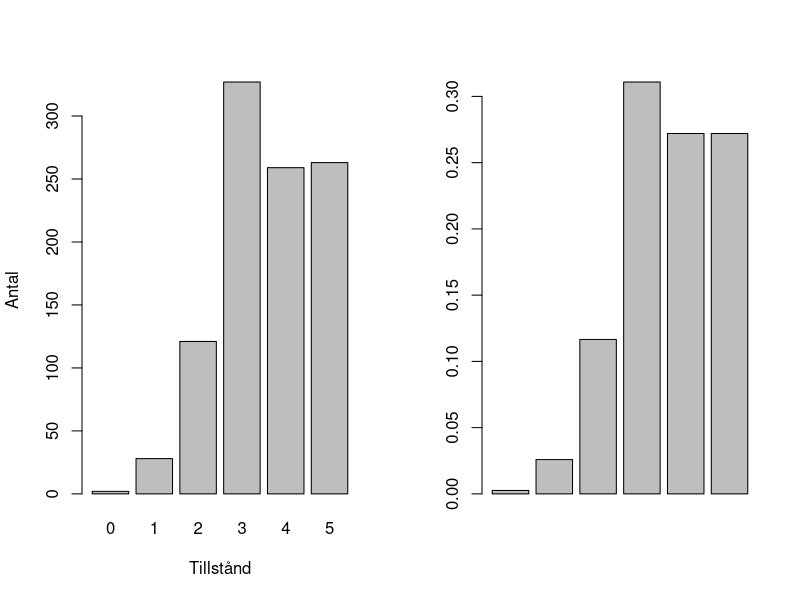

The R source for this figure:
## ---- chunk 1
set.seed(950914) #Global seed för att kunna replikera labbens resultat
## ---- chunk 2
tm <- matrix(c(
  0.0, 0.0, 0.0, 0.5, 0.0, 0.5,
  0.1, 0.1, 0.0, 0.4, 0.0, 0.4,
  0.0, 0.2, 0.2, 0.3, 0.0, 0.3,
  0.0, 0.0, 0.3, 0.5, 0.0, 0.2,
  0.0, 0.0, 0.0, 0.4, 0.6, 0.0,
  0.0, 0.0, 0.0, 0.0, 0.4, 0.6),
  nrow = 6,
  ncol = 6,
  byrow = TRUE)
## ---- chunk 3
# Användning: 
#   Multiplicerar matris med sig själv n ggr
# Input:
#   Matris A
#   Exponent n
# Output:
#   A^n
mpow <- function(A, n) {
  resultat <- diag(nrow(A))
  potens <- n
  while (potens > 0) {
    resultat <- A %*% resultat
    potens <- potens - 1
  }
  return(resultat)
}

# Användning
#   Kollar att rader i matris är identiska. d är antalet decimaler som beaktas
# Input:
#   Matris A
#   Antal decimaler d
# Output:
#   TRUE eller FALSE beroende på raderna
rows_equal <- function(A, d = 4) {
  A_new <- trunc(A * 10^d) # förstora talet och ta heltalsdelen
  for (k in 2:nrow(A_new)) {
    # Kolla om alla element i rad 1 är lika med motsvarande element i rad k
    if (!all(A_new[1, ] == A_new[k, ])) {
    # Om något element skiljer sig så är raderna ej lika
    return(FALSE)
  }
  }
  #Hamnar vi här så var alla rader lika
  return(TRUE)
}

#Som ovan fast jämför rader från matris A med B istället för alla sina egna
matrices_equal <- function(A, B, d = 4) {
  A_new <- trunc(A * 10^d)
  B_new <- trunc(B * 10^d)
  if (all(A_new == B_new)) {
    return(TRUE)
  } else {
  return(FALSE)
    }
}
## ---- chunk 4
#Rad efter ovanstående antal dagar:
state5dag3 = mpow(tm, 2)[6,]
state5dag7 = mpow(tm, 7)[6,]
state5dag14 = mpow(tm, 14)[6,]
state5dag90 = mpow(tm, 90)[6,]

#Skapar tabell för att visa resultaten på ett prydligt sätt:
tabell1 <- data.frame(Tid = c("På onsdag", "Om en vecka",
"Om två veckor", "Om tre månader"))
tabell1 <- cbind(tabell1, rbind(state5dag3, state5dag7, state5dag14, state5dag90))
names(tabell1)[-1] <- paste0("Tillstånd ", 0:5)
knitr::kable(tabell1, digits = 4, caption = "Tabell 1: Visar sannolikheten att byta från tillstånd 5 efter olika tidsintervall")
## ---- chunk 5
#Rad efter ovanstående antal dagar:
state3dag4 = mpow(tm, 3)[4,]
state3dag7 = mpow(tm, 7)[4,]
state3dag14 = mpow(tm, 14)[4,]
state3dag90 = mpow(tm, 90)[4,]

#Skapar tabell för att visa resultaten på ett prydligt sätt:
tabell2 <- data.frame(Tid = c("På torsdag", "Om en vecka",
"Om två veckor", "Om tre månader"))
tabell2 <- cbind(tabell2, rbind(state3dag4, state3dag7, state3dag14, state3dag90))
names(tabell2)[-1] <- paste0("Tillstånd ", 0:5)
## ---- chunk 6
knitr::kable(tabell2, digits = 4, caption = "Tabell 2: Visar sannolikheten att byta från tillstånd 3 efter olika tidsintervall")
## ---- chunk 7
getkonv <-function(mtx, decimals) {
  prevMtx = mtx;
  nextMtx = mtx %*% prevMtx;
  
  mults = 1; #Räknar antalet multiplikationer
  
  while (!(matrices_equal(prevMtx,nextMtx,decimals) & rows_equal(nextMtx))) {
    mults = mults + 1;
    
  
    prevMtx = nextMtx;  #Tn

    nextMtx = mtx %*% nextMtx;    #Tn+1

  }
  
  result = prevMtx[1,]  
  print(paste(mults, "Multiplikationer/dagar krävdes. Det genererade följande rad:"))
  print(result)
}

stat1 = getkonv(tm, 4)
## ---- chunk 8
#Hittar stationära fördelningen för matris via egenvektor om möjligt
stationary <- function(TM) {

  #Hitta egenvärden och egenvektorer 
  info <- eigen(t(TM))
  
  eigenvals = info$values

  #Letar efter det egenvärde som uppfyller lambda = 1 enligt ekvation. Skriver sedan ut den tillhörade vektorn
  for (i in 1:length(eigenvals)) {
    
    if (round(eigenvals[i],10) == 1) { 
      return(Re(info$vectors[,i]/sum(info$vectors)))
    }
  }
  print("Cannot find stationary distrib m8")
}

stat2 = stationary(tm)
## ---- chunk 9
#Givet starttillstånd och övergångsmatris slumpar denna funktion fram nästa tillstånd
#Input:
#Starttillstånd x
#Övergångsmatris P
#Output:
#Nästa tillstånd, next       
gen_next_state <- function(x, P) {
  #Väljer ut sannolikheter för övergång från x ()
  picker <- runif(1)                       
  #Skapar sannolikhet, markerar nästa tillstånd
  next_state <- 0
  #Väljer ut sannolikheter för övergång från x. Vill loopa igenom kolonnerna
  state_interval <- P[x + 1, 1]                 
  #Delar upp [0,1] enligt sannolikheterna i P. Loopar sedan igenom för att hitta vilket tillstånd vi hamnat i.
  while (picker >= state_interval) {                  
    next_state <- next_state + 1
    state_interval <- state_interval + P[x + 1, next_state + 1]
  }
  next_state
}

# Simulera n tillstånd i en diskret Markovkedja som definieras av
# övergångsmatrisen P, där initialtillståndet är x.
simulera_kedja <- function(x, n, P) {
  results <- numeric(n + 1) # vektor av nollor, till en början
  results[1] <- x # första elementet är initialtillståndet
  for (i in 2:n) {
   results[i] <- gen_next_state(results[i - 1], P) # simulera övriga element
  }
  # ta bort initialtillståndet och returnera vektorn med simulerade tillstånd
  results[-1]
}

simed = simulera_kedja(5,1000,tm)
## ---- chunk 10
window <- par(mfrow = c(1,2))

barplot(table(simed),
xlab = "Tillstånd",
ylab = "Antal")

barplot(stat2)
par(window)
## ---- chunk 11
went <- function(prev, current, Trans) {
  fromOne = 0
  toFive = 0
  for (i in 2:length(Trans)) {
    if (Trans[i]==current) {
      toFive = toFive + 1
      if(Trans[i-1] == prev) {
        fromOne = fromOne + 1
      }
    }
  }
  fromOne/toFive
}

went(1, 5, simed)
## ---- chunk 12
res = tm[2,6]*stat2[2]/stat2[6]
